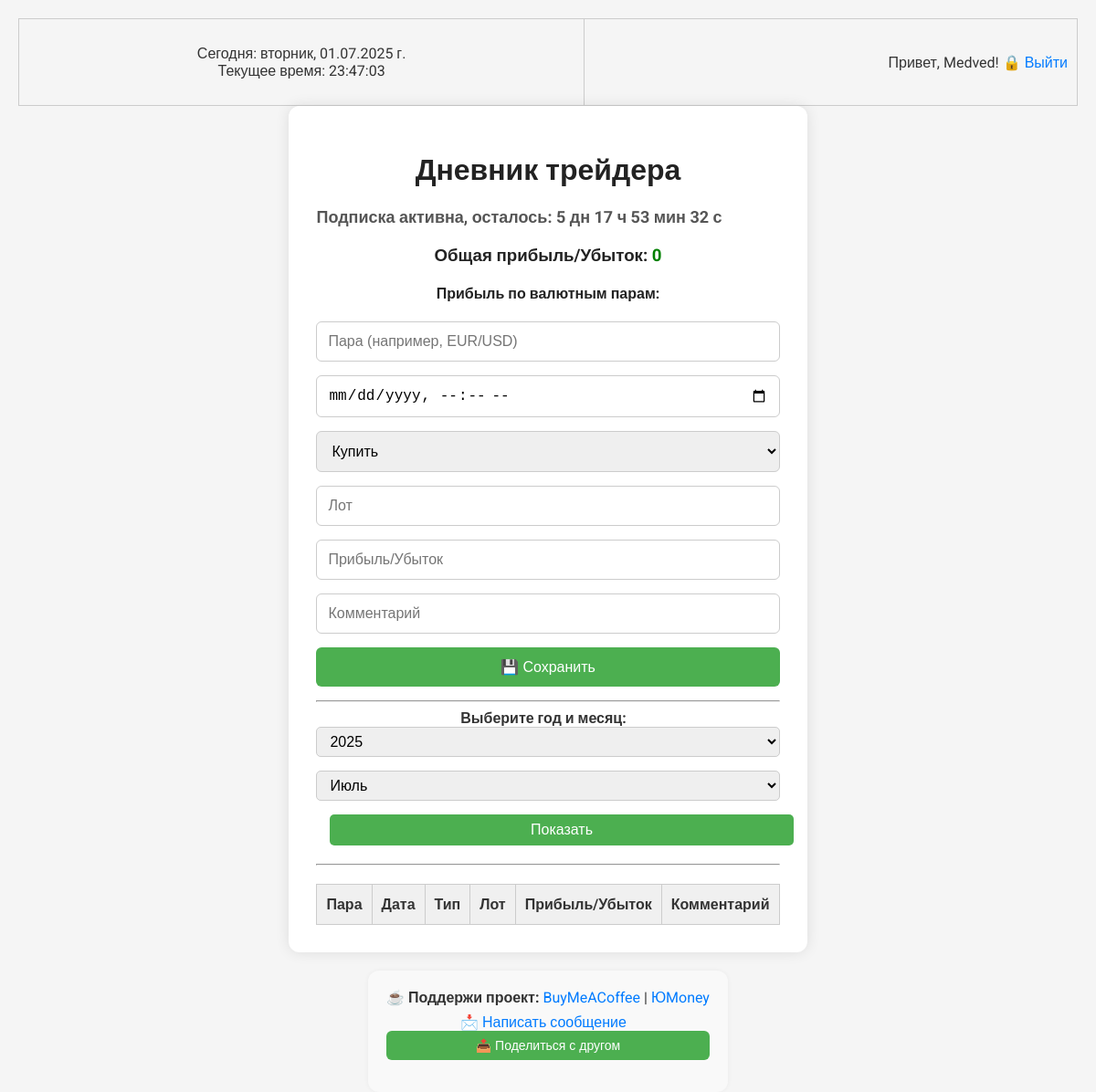
Page / (signed in) on the earlier database version.
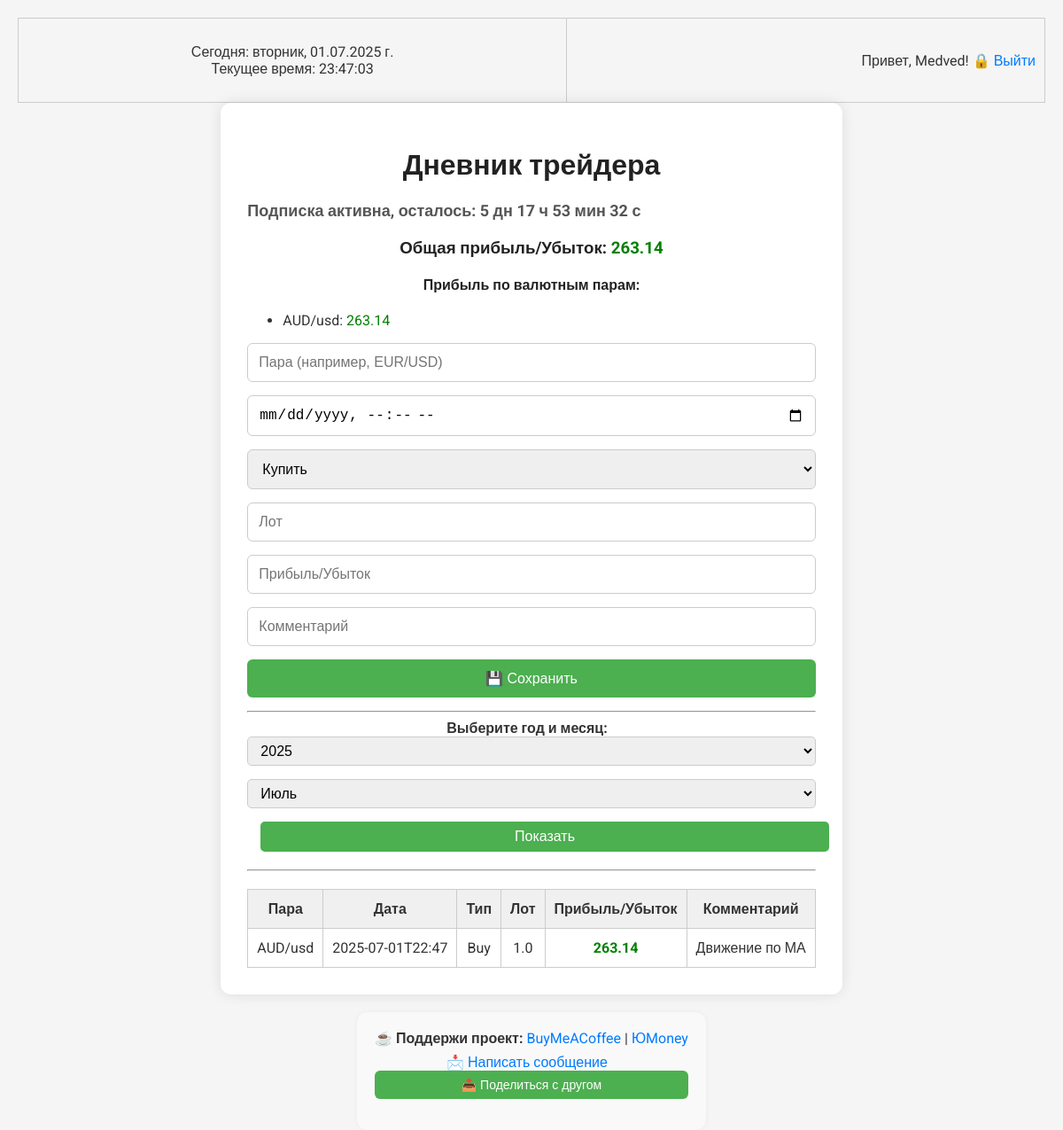
Same page on the later database version.
### tables this page shows
CREATE TABLE users (
    id INTEGER PRIMARY KEY AUTOINCREMENT,
    username TEXT NOT NULL UNIQUE,
    email TEXT NOT NULL UNIQUE,
    password_hash TEXT NOT NULL,
    subscription_status TEXT NOT NULL DEFAULT 'free',
    trial_start_date TEXT,
    premium_end_date TEXT,
    is_verified INTEGER NOT NULL DEFAULT 0,
    verification_token TEXT
);

CREATE TABLE "trades" (
    id INTEGER PRIMARY KEY AUTOINCREMENT,
    user_id INTEGER NOT NULL,
    pair TEXT NOT NULL,
    date TEXT NOT NULL,
    type TEXT NOT NULL,
    lot REAL NOT NULL,
    profit REAL NOT NULL,
    comment TEXT,
    FOREIGN KEY (user_id) REFERENCES users(id)
);

### app.py (the view)
@app.route('/')
def index():
    if 'user_id' not in session:
        return redirect('/login')
    selected_year = request.args.get('year', type=int)
    selected_month = request.args.get('month', type=int)
    if not selected_year:
        selected_year = datetime.now().year
    if not selected_month:
        selected_month = datetime.now().month
    conn = get_db_connection()
    user = conn.execute(
        'SELECT * FROM users WHERE id = ?',
        (session['user_id'],)
    ).fetchone()
    date_prefix = f"{selected_year:04d}-{selected_month:02d}"
    trades = conn.execute(
        'SELECT * FROM trades WHERE user_id = ? AND date LIKE ? ORDER BY date DESC',
        (session['user_id'], f'{date_prefix}%')
    ).fetchall()
    total_profit = conn.execute(
        'SELECT SUM(profit) FROM trades WHERE user_id = ? AND date LIKE ?',
        (session['user_id'], f'{date_prefix}%')
    ).fetchone()[0] or 0
    profit_rows = conn.execute(
        'SELECT pair, SUM(profit) as total_profit FROM trades WHERE user_id = ? AND date LIKE ? GROUP BY pair',
        (session['user_id'], f'{date_prefix}%')
    ).fetchall()
    profit_by_pair = {row['pair']: row['total_profit'] for row in profit_rows}
    years_rows = conn.execute(
        "SELECT DISTINCT strftime('%Y', date) AS year FROM trades WHERE user_id = ? ORDER BY year DESC",
        (session['user_id'],)
    ).fetchall()
    years = [int(row['year']) for row in years_rows if row['year']]
    months = [
        (1, 'Январь'), (2, 'Февраль'), (3, 'Март'), (4, 'Апрель'),
        (5, 'Май'), (6, 'Июнь'), (7, 'Июль'), (8, 'Август'),
        (9, 'Сентябрь'), (10, 'Октябрь'), (11, 'Ноябрь'), (12, 'Декабрь')
    ]
    conn.close()
    return render_template('index.html',
                           trades=trades,
                           total_profit=total_profit,
                           profit_by_pair=profit_by_pair,
                           texts={
                               'total_profit': 'Общая прибыль/Убыток',
                               'profit_by_pair': 'Прибыль по валютным парам'
                           },
                           years=years,
                           months=months,
                           selected_year=selected_year,
                           selected_month=selected_month,
                           premium_end_date=user['premium_end_date'] if user and user['premium_end_date'] else None
                           )

### app.py (called while the page is built)
def get_db_connection():
    conn = sqlite3.connect(DATABASE)
    conn.row_factory = sqlite3.Row
    return conn

### templates/index.html (shortened to what this page needs)
<!DOCTYPE html>
<html lang="ru">
<head>
  <link rel="stylesheet" href="{{ url_for('static', filename='style.css') }}" />
</head>
<body>
  <table style="width: 100%; padding: 10px;">
    <tr>
      <td>
        <p id="datetime"></p>
      </td>
      <td style="text-align: right;">
        {% if session.get('username') %}
          <p>Привет, {{ session['username'] }}!
            <a href="{{ url_for('logout') }}">🔒 Выйти</a>
          </p>
        {% else %}
          <p>
            <a href="{{ url_for('login') }}">Вход</a> |
            <a href="{{ url_for('register') }}">Регистрация</a>
          </p>
        {% endif %}
      </td>
    </tr>
  </table>
  <div class="container">
    <h1>Дневник трейдера</h1>
    {% if premium_end_date %}
      <div id="countdown" style="font-weight: bold; margin-top: 15px; font-size: 18px; color: #555;"></div>
    {% endif %}
    <div style="margin-top: 20px;">
      <h3>{{ texts['total_profit'] }}:
        <span style="color: {{ 'green' if total_profit >= 0 else 'red' }}">{{ total_profit }}</span>
      </h3>
      <h4>{{ texts['profit_by_pair'] }}:</h4>
      <ul>
        {% for pair, profit in profit_by_pair.items() %}
          <li>{{ pair }}:
            <span style="color: {{ 'green' if profit >= 0 else 'red' }}">{{ profit }}</span>
          </li>
        {% endfor %}
      </ul>
    </div>
    <form action="/add_trade" method="POST">
      <input type="text" name="pair" placeholder="Пара (например, EUR/USD)" required>
      <input type="datetime-local" name="date" required>
      <select name="type">
        <option value="Buy">Купить</option>
      </select>
      <input type="number" name="lot" step="0.01" placeholder="Лот" required>
      <input type="number" name="profit" step="0.01" placeholder="Прибыль/Убыток" required>
      <input type="text" name="comment" placeholder="Комментарий">
      <button type="submit">💾 Сохранить</button>
    </form>
    <hr>
    <form action="/" method="get" style="text-align: center; margin-bottom: 20px;">
      <label for="year" style="font-weight: bold; margin-right: 10px;">Выберите год и месяц:</label>
      <select name="year" id="year" style="padding: 6px 10px; font-size: 16px; margin-right: 10px; border-radius: 5px; border: 1px solid #ccc;">
        {% for y in years %}
          <option value="{{ y }}" {% if y == selected_year %}selected{% endif %}>{{ y }}</option>
        {% endfor %}
      </select>
      <select name="month" id="month" style="padding: 6px 10px; font-size: 16px; border-radius: 5px; border: 1px solid #ccc;">
        {% for m in months %}
          <option value="{{ m[0] }}" {% if m[0] == selected_month %}selected{% endif %}>{{ m[1] }}</option>
        {% endfor %}
      </select>
      <button type="submit" style="padding: 8px 16px; font-size: 16px; margin-left: 15px; border-radius: 5px; background-color: #4CAF50; color: white; border: none; cursor: pointer;">Показать</button>
    </form>
    <hr>
    <div class="table-wrapper">
      <table>
        <thead>
          <tr>
            <th>Пара</th>
            <th>Дата</th>
            <th>Тип</th>
            <th>Лот</th>
            <th>Прибыль/Убыток</th>
            <th>Комментарий</th>
          </tr>
        </thead>
        <tbody>
          {% for trade in trades %}
          <tr>
            <td>{{ trade.pair }}</td>
            <td>{{ trade.date }}</td>
            <td>{{ trade.type }}</td>
            <td>{{ trade.lot }}</td>
            <td class="{{ 'positive' if trade.profit >= 0 else 'negative' }}">{{ trade.profit }}</td>
            <td>{{ trade.comment }}</td>
          </tr>
          {% endfor %}
        </tbody>
      </table>
    </div>
  </div>
  <footer class="support-box">
    <center>
      <div style="margin-bottom: 5px;">
        ☕ <strong>Поддержи проект:</strong>
        <a href="https://buymeacoffee.com/kakari" target="_blank" rel="noopener noreferrer">BuyMeACoffee</a> |
        <a href="https://yoomoney.ru/to/4100119196832465" target="_blank" rel="noopener noreferrer">ЮMoney</a>
      </div>
    </center>
    <div style="margin-top: 8px; text-align: center;">
      <a href="/feedback" style="margin-right: 10px;">📩 Написать сообщение</a>
      <button id="shareBtn" style="
        padding: 8px 14px;
        font-size: 14px;
        background-color: #4CAF50;
        color: white;
        border: none;
        border-radius: 6px;
        cursor: pointer;
      ">
        📤 Поделиться с другом
      </button>
    </div>
  </footer>
</body>
</html>

### static/style.css (style rules this page uses)
html, body { height: 100%; margin: 0; padding: 0; }
body { display: flex; flex-direction: column; min-height: 100vh; padding: 20px; background-color: #f5f5f5; font-family: 'Roboto', sans-serif; color: #333; }
.container { flex: 1 0 auto; max-width: 960px; margin: 0 auto; background: #fff; padding: 30px; border-radius: 12px; box-shadow: 0 0 15px rgba(0,0,0,0.1); }
h1, h2, h3, h4 { text-align: center; color: #222; }
input, select, button { display: block; width: 100%; padding: 12px; margin-bottom: 15px; font-size: 16px; border: 1px solid #ccc; border-radius: 6px; box-sizing: border-box; }
button { background-color: #4CAF50; color: white; border: none; cursor: pointer; }
.table-wrapper { overflow-x: auto; margin-top: 20px; }
table { width: 100%; border-collapse: collapse; font-size: 16px; }
th, td { border: 1px solid #ccc; padding: 12px 10px; text-align: center; }
th { background-color: #f0f0f0; }
td:nth-child(5) { font-weight: bold; }
td:nth-child(5):before { content: attr(data-prefix); }
td.positive { color: green; }
.support-box { margin-top: 30px; padding: 20px; background-color: #f9f9f9; border-radius: 12px; box-shadow: 0 0 5px rgba(0,0,0,0.05); }
a { color: #007BFF; text-decoration: none; }
footer.support-box { flex-shrink: 0; background-color: #f9f9f9; padding: 20px; border-radius: 12px; box-shadow: 0 0 5px rgba(0,0,0,0.05); margin-top: 20px; max-width: 960px; margin-left: auto; margin-right: auto; text-align: center; }

Differences in the rows shown:
added trades: pair "AUD/usd", profit "263.14", date "2025-07-01T22:47", type "Buy", lot "1.0", comment "Движение по МА"
Other differences:
{{ total_profit }}: "0" → "263.14"
